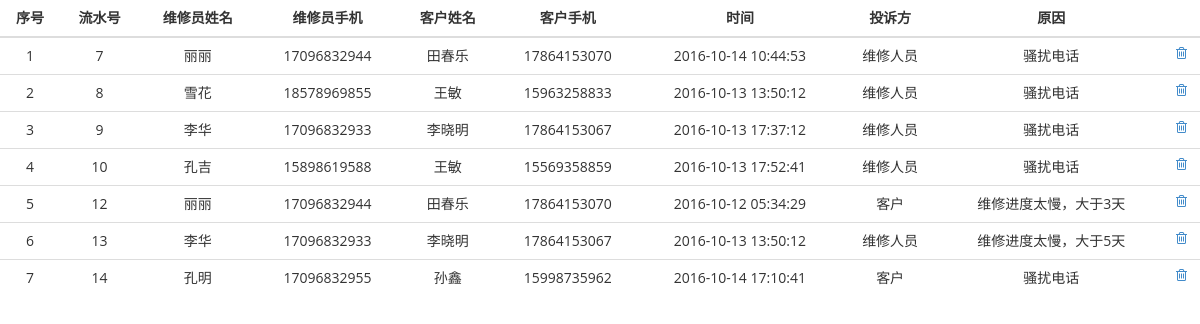
Page /Repair/repairsWeb/service_complain.php on the committed database.
### tables this page shows
CREATE TABLE `complain` (
  `id` int(11) NOT NULL AUTO_INCREMENT COMMENT '投诉',
  `sockername` text,
  `sockerphone` text,
  `username` text,
  `userphone` text,
  `time` datetime DEFAULT NULL,
  `question` text,
  `fromsource` text,
  PRIMARY KEY (`id`)
);

### Repair/repairsWeb/service_complain.php (the view, shortened to what this page needs)
<!DOCTYPE html PUBLIC "-//W3C//DTD XHTML 1.0 Transitional//EN" "http://www.w3.org/TR/xhtml1/DTD/xhtml1-transitional.dtd">
<html xmlns="http://www.w3.org/1999/xhtml">
<head>
<link rel="stylesheet" type="text/css" href="lib/bootstrap/css/bootstrap.css">
<link rel="stylesheet" href="lib/font-awesome/css/font-awesome.css">
<link rel="stylesheet" type="text/css" href="stylesheets/theme.css">
</head>
<body>
<?php
    function ShowTable(){
	 $sql="select * from complain";
		$pagesize=10;
			    if(isset($_GET['page']))
			    {
				 $p=(int)$_GET['page'];
				 } else
				 {  $p=1; }
				  $start=$pagesize*($p-1);
				  $queryj=mysql_query("$sql limit $start,$pagesize");
      	echo "<table class='table'><thead><tr>";
		echo "
		<th>序号</th>
		<th>流水号</th>
		<th>维修员姓名</th>
		<th>维修员手机</th>
		<th>客户姓名</th>
		<th>客户手机</th>
		<th>时间</th>
		<th>投诉方</th>
		<th>原因</th>
		";
		echo "<th style=' width='3.5em''></th></tr></thead>";
		echo "<tbody>";
		$serial=1;
        while($row=mysql_fetch_array($queryj)){
            echo "<tr>
			<td>".$serial++."</td>
			<td>".$row['id']."</td>
			<td>".$row['sockername']."</td>
			<td>".$row['sockerphone']."</td>
			<td>".$row['username']."</td>
			<td>".$row['userphone']."</td>
			<td>".$row['time']."</td>
			<td>".$row['fromsource']."</td>
			<td>".$row['question']."</td>";
			$id=$row[0];
			echo "<td>
			<a href='expand/script/complain_delete.php?id=$id' role='button' data-toggle='modal'>
			<i class='fa fa-trash-o'></i></a></td>";
            echo "</tr>";
        }
        echo "</tbody></table>";
		}
    ShowTable();
?>
</body>
</html>

### Repair/repairsWeb/stylesheets/theme.css (style rules this page uses)
body { background: #fafafa; background-color:#FFF; background-position: initial initial; background-repeat: initial initial; margin: 0px; padding: 0px; }
body, h1, h2, h3, h4, h5, h6, p, a, .h1, .h2, .h3, .h4, .h5, .h6 { font-family: 'Open Sans', helvetica, arial, sans-serif; }

### rows in the picture
complain: id "7", sockername "丽丽", sockerphone "17096832944", username "田春乐", userphone "17864153070", time "2016-10-14 10:44:53", fromsource "维修人员", question "骚扰电话"
complain: id "8", sockername "雪花", sockerphone "18578969855", username "王敏", userphone "15963258833", time "2016-10-13 13:50:12", fromsource "维修人员", question "骚扰电话"
complain: id "9", sockername "李华", sockerphone "17096832933", username "李晓明", userphone "17864153067", time "2016-10-13 17:37:12", fromsource "维修人员", question "骚扰电话"
complain: id "10", sockername "孔吉", sockerphone "15898619588", username "王敏", userphone "15569358859", time "2016-10-13 17:52:41", fromsource "维修人员", question "骚扰电话"
complain: id "12", sockername "丽丽", sockerphone "17096832944", username "田春乐", userphone "17864153070", time "2016-10-12 05:34:29", fromsource "客户", question "维修进度太慢，大于3天"
complain: id "13", sockername "李华", sockerphone "17096832933", username "李晓明", userphone "17864153067", time "2016-10-13 13:50:12", fromsource "维修人员", question "维修进度太慢，大于5天"
complain: id "14", sockername "孔明", sockerphone "17096832955", username "孙鑫", userphone "15998735962", time "2016-10-14 17:10:41", fromsource "客户", question "骚扰电话"
